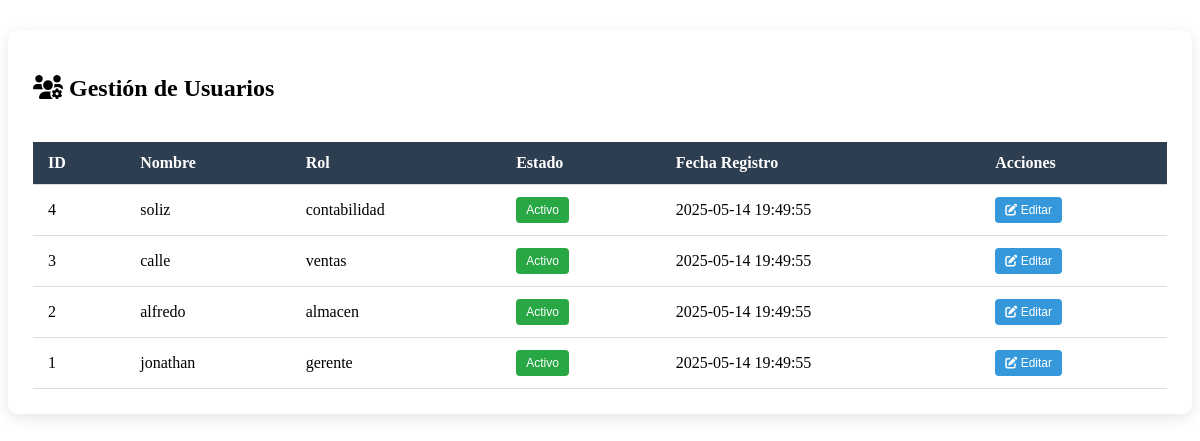
Page /Metalcnc/ajustesSistema.php (signed in) on the committed database.
### tables this page shows
CREATE TABLE `usuarios` (
  `id_usuario` int(11) NOT NULL AUTO_INCREMENT,
  `nombre_usuario` varchar(50) NOT NULL,
  `contrasena` varchar(200) NOT NULL,
  `foto_perfil` varchar(255) DEFAULT NULL,
  `rol` enum('gerente','ventas','almacen','contabilidad') NOT NULL,
  `estado` tinyint(1) DEFAULT 1,
  `created_at` datetime DEFAULT current_timestamp(),
  `updated_at` datetime DEFAULT current_timestamp() ON UPDATE current_timestamp(),
  PRIMARY KEY (`id_usuario`),
  UNIQUE KEY `nombre_usuario` (`nombre_usuario`)
);

### Metalcnc/ajustesSistema.php (the view, shortened to what this page needs)
<?php
require 'db_connection.php';
$usuarios = [];
$result = $mysqli->query("SELECT * FROM usuarios ORDER BY id_usuario DESC");
if ($result) {
    $usuarios = $result->fetch_all(MYSQLI_ASSOC);
}
?>
<!DOCTYPE html>
<html lang="es">
<head>
    <link rel="stylesheet" href="https://cdnjs.cloudflare.com/ajax/libs/font-awesome/6.0.0/css/all.min.css">
</head>
<body>
    <div class="user-management">
        <h2><i class="fas fa-users-cog"></i> Gestión de Usuarios</h2>
        <div class="table-container">
            <table class="user-table">
                <thead>
                    <tr>
                        <th>ID</th>
                        <th>Nombre</th>
                        <th>Rol</th>
                        <th>Estado</th>
                        <th>Fecha Registro</th>
                        <th>Acciones</th>
                    </tr>
                </thead>
                <tbody>
                    <?php foreach ($usuarios as $usuario): ?>
                    <tr>
                        <td><?php echo htmlspecialchars($usuario['id_usuario']); ?></td>
                        <td>
                            <?php echo htmlspecialchars($usuario['nombre_usuario']); ?>
                        </td>
                        <td><?php echo htmlspecialchars($usuario['rol']); ?></td>
                        <td>
                            <form method="POST" class="d-inline">
                                <button type="submit" name="cambiar_estado" class="btn btn-sm <?php echo $usuario['estado'] ? 'btn-success' : 'btn-secondary'; ?>">
                                    <?php echo $usuario['estado'] ? 'Activo' : 'Inactivo'; ?>
                                </button>
                            </form>
                        </td>
                        <td><?php echo htmlspecialchars($usuario['created_at']); ?></td>
                        <td>
                            <button class="btn btn-primary btn-sm btn-editar"
                                    data-id="<?php echo $usuario['id_usuario']; ?>"
                                    data-nombre="<?php echo htmlspecialchars($usuario['nombre_usuario']); ?>"
                                    data-rol="<?php echo htmlspecialchars($usuario['rol']); ?>"
                                    data-foto="<?php echo htmlspecialchars($usuario['foto_perfil'] ?? ''); ?>">
                                <i class="fas fa-edit"></i> Editar
                            </button>
                        </td>
                    </tr>
                    <?php endforeach; ?>
                </tbody>
            </table>
        </div>
    </div>
</body>
</html>

### Metalcnc/ajustesSistema.php (style rules this page uses)
.user-management { max-width: 1200px; margin: 30px auto; padding: 25px; background: white; border-radius: 10px; box-shadow: 0 4px 15px rgba(0,0,0,0.1); }
.table-container { overflow-x: auto; }
.user-table { width: 100%; border-collapse: collapse; margin-top: 20px; }
.user-table th, .user-table td { padding: 12px 15px; text-align: left; border-bottom: 1px solid #ddd; }
.user-table th { background-color: #2c3e50; color: white; }
.btn { padding: 8px 12px; border: none; border-radius: 4px; font-size: 14px; cursor: pointer; transition: background-color 0.3s; }
.btn-sm { padding: 6px 10px; font-size: 12px; }
.btn-primary { background-color: #3498db; color: white; }
.btn-success { background-color: #28a745; color: white; }

### rows in the picture
usuarios: id_usuario "4", nombre_usuario "soliz", rol "contabilidad", estado "Activo", created_at "2025-05-14 19:49:55"
usuarios: id_usuario "3", nombre_usuario "calle", rol "ventas", estado "Activo", created_at "2025-05-14 19:49:55"
usuarios: id_usuario "2", nombre_usuario "alfredo", rol "almacen", estado "Activo", created_at "2025-05-14 19:49:55"
usuarios: id_usuario "1", nombre_usuario "jonathan", rol "gerente", estado "Activo", created_at "2025-05-14 19:49:55"
